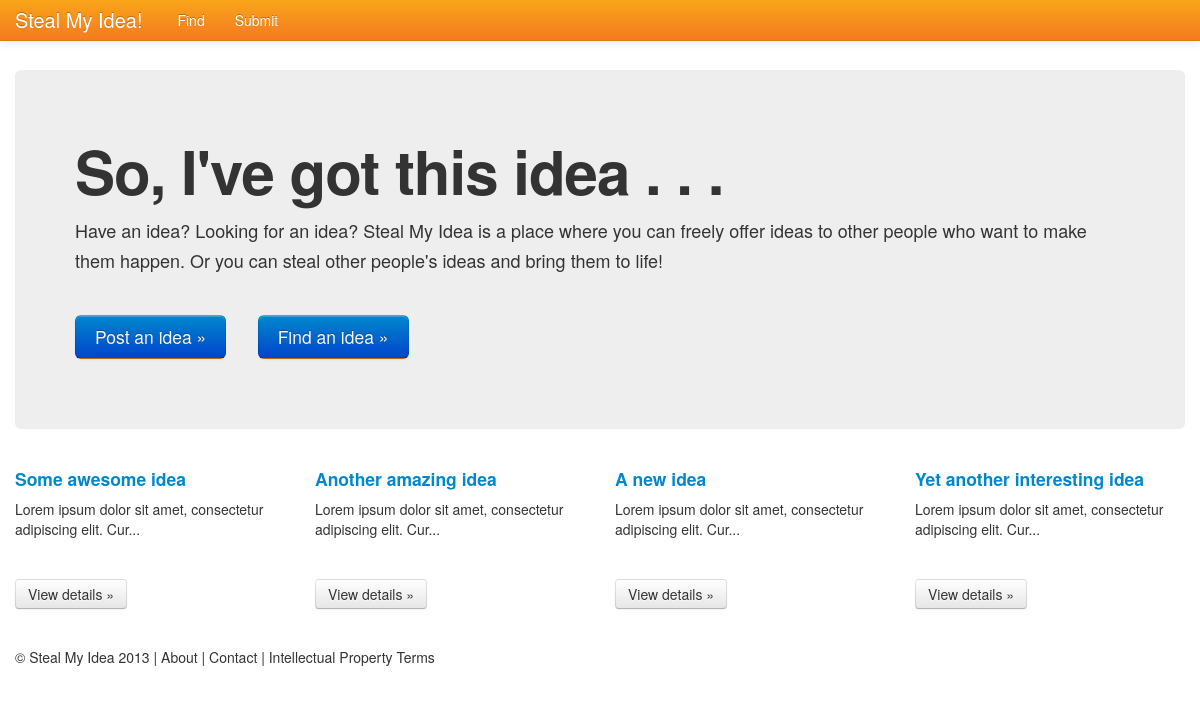
Before: /ideas-to-steal/ with the older database file.
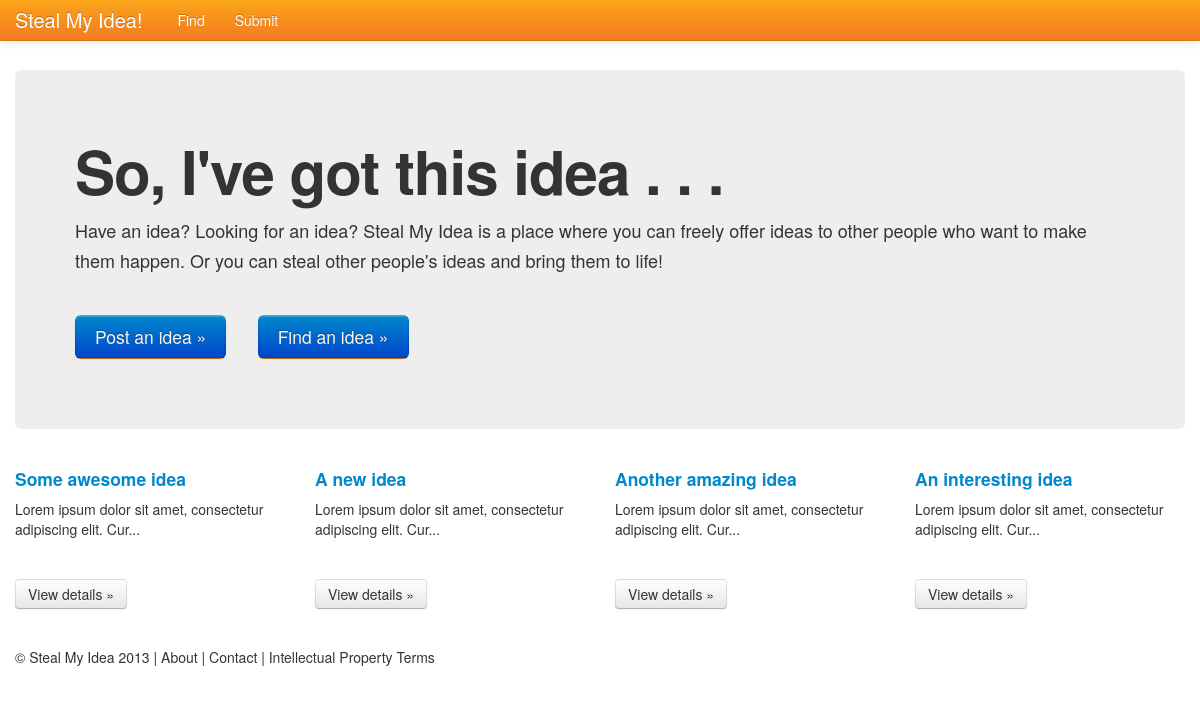
After: the same page with the newer database file.
### ideas/models.py (models this page shows, shortened)
class Idea(models.Model):
    HELP = 'Help! Work with me to make this idea a reality'
    EXECUTION = 'Someone, anyone to make take this idea and make it a reality'
    MONEY = 'Money to take this idea and turn it into a reality'
    AUTHOR_WANTS_OPTIONS = (
        (HELP,      'Help! Work with me to make this idea a reality'),
        (EXECUTION, 'Someone, anyone to make take this idea and make it a reality'),
        (MONEY,     'Money to take this idea and turn it into a reality'),
    )
    title = models.CharField(max_length=200)
    date_published = models.DateTimeField(auto_now_add=True)
    description = models.TextField()
    author_wants = models.CharField(max_length=100, choices=AUTHOR_WANTS_OPTIONS, default=EXECUTION)
    votes = models.IntegerField(default=0)

### ideas/views.py (the view)
class HomeView(generic.ListView):
    template_name = 'ideas/home.html'
    context_object_name = 'latest_idea_list'
    def get_queryset(self):
        return Idea.objects.order_by('-votes')[:4]

### ideas/templates/ideas/home.html
{% include 'ideas/header.html' %}
<div class="hero-unit">
  <h1>So, I've got this idea . . .</h1>
  <p>Have an idea? Looking for an idea? Steal My Idea is a place where you can freely offer ideas to other people who want to make them happen. Or you can steal other people's ideas and bring them to life!</p>
  <p>
    <a href="{% url 'admin:index' %}ideas/idea/add/"
       class="btn btn-primary btn-large">Post an idea &raquo;</a>
    <a href="{% url 'ideas:index' %}"
       class="btn btn-primary btn-large">Find an idea &raquo;</a>
  </p>
</div>
{% if latest_idea_list %}
  <div class="row">
    {% for idea in latest_idea_list %}
    <div class="span3">
      <h4><a href="{% url 'ideas:single' idea.id %}">{{ idea.title }}</a></h4>
      <p>{{ idea.description|slice:':60' }}...</p>
      <p><a class="btn" href="{% url 'ideas:single' idea.id %}">View details &raquo;</a></p>
    </div>
    {% endfor %}
  </div>
{% else %}
    <p>There are no ideas to steal right now :( </p>
{% endif %}
{% include 'ideas/footer.html' %}

Changed rows visible on the page:
changed Idea "A new idea": moves up the list
changed Idea: title "Yet another interesting idea" → "An interesting idea"
